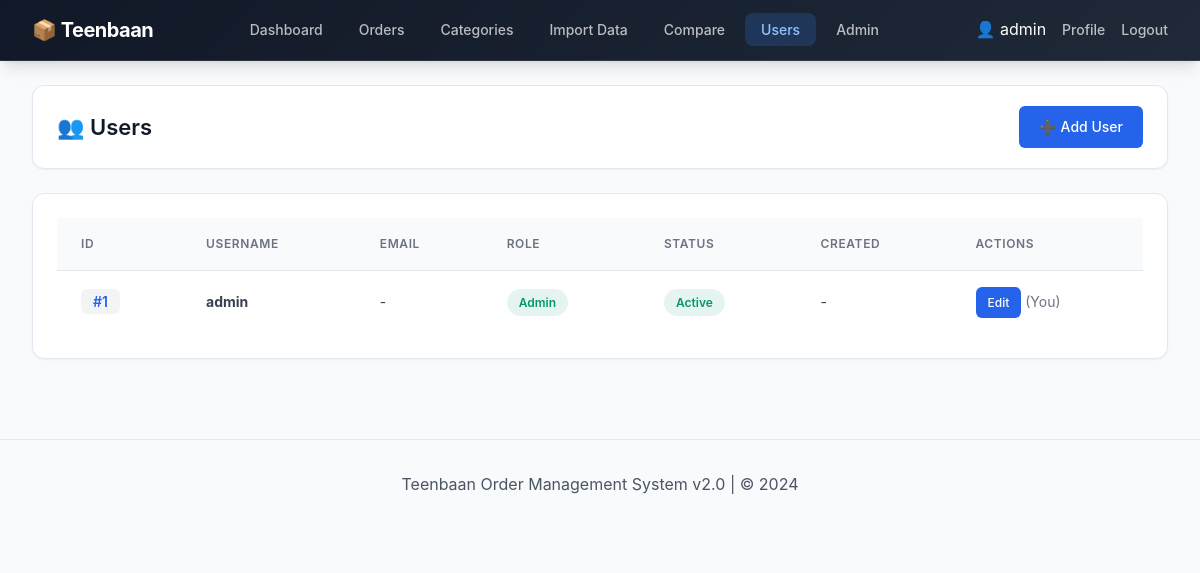
The app's page /users (signed in) with its own data.
### tables this page shows
CREATE TABLE users (
            id INTEGER PRIMARY KEY AUTOINCREMENT,
            username TEXT UNIQUE,
            password TEXT,
            role TEXT
        , email TEXT, status TEXT DEFAULT 'active', last_login TIMESTAMP);

### app.py (the view)
@app.route('/users')
@admin_required
def users():
    db = get_db()
    all_users = db.execute('SELECT * FROM users ORDER BY id DESC').fetchall()
    users_list = []
    for user in all_users:
        user_dict = dict(user)
        user_dict.setdefault('email', None)
        user_dict.setdefault('role', 'user')
        user_dict.setdefault('status', 'active')
        user_dict.setdefault('created_at', None)
        user_dict.setdefault('last_login', None)
        users_list.append(user_dict)
    return render_template('users.html', users=users_list)

### app.py (called while the page is built)
def get_db():
    db = getattr(g, '_database', None)
    if db is None:
        db = g._database = sqlite3.connect(DATABASE)
        db.row_factory = sqlite3.Row
    return db

@app.teardown_appcontext
def close_connection(exception):
    db = getattr(g, '_database', None)
    if db is not None:
        db.close()
        g._database = None

def admin_required(f):
    @wraps(f)
    def decorated_function(*args, **kwargs):
        if 'user_id' not in session:
            flash('Please log in to access this page.', 'error')
            return redirect(url_for('login'))
        if session.get('role') != 'admin':
            flash('Admin access required.', 'error')
            return redirect(url_for('dashboard'))
        return f(*args, **kwargs)
    return decorated_function

### templates/users.html (shortened to what this page needs)
{% extends "base.html" %}
{% block content %}
<div class="page-header">
    <div class="header-left">
        <h1>👥 Users</h1>
    </div>
    <div class="header-actions">
        <a href="{{ url_for('add_user') }}" class="btn btn-primary">➕ Add User</a>
    </div>
</div>
<div class="card">
    <div class="card-body">
        {% if users %}
        <div class="table-wrapper">
            <table>
                <thead>
                    <tr>
                        <th>ID</th>
                        <th>Username</th>
                        <th>Email</th>
                        <th>Role</th>
                        <th>Status</th>
                        <th>Created</th>
                        <th>Actions</th>
                    </tr>
                </thead>
                <tbody>
                    {% for user in users %}
                    <tr>
                        <td><span class="id-badge">#{{ user.id }}</span></td>
                        <td><strong>{{ user.username }}</strong></td>
                        <td>{{ user.email or '-' }}</td>
                        <td>
                            <span class="badge {{ 'badge-success' if user.role == 'admin' else 'badge-info' }}">
                                {{ user.role }}
                            </span>
                        </td>
                        <td>
                            <span class="badge {{ 'badge-success' if user.status == 'active' else 'badge-warning' }}">
                                {{ user.status }}
                            </span>
                        </td>
                        <td>{{ user.created_at or '-' }}</td>
                                                <td class="action-cell">
                            <a href="{{ url_for('edit_user', id=user.id) }}" class="btn btn-sm btn-primary">Edit</a>
                            {% if user.id != session.user_id %}
                            <a href="{{ url_for('toggle_user_status', id=user.id) }}" class="btn btn-sm btn-secondary">
                                {{ 'Deactivate' if user.status == 'active' else 'Activate' }}
                            </a>
                            <a href="{{ url_for('delete_user', id=user.id) }}" class="btn btn-sm btn-danger" onclick="return confirm('Delete this user?')">Delete</a>
                            {% else %}
                            <span class="text-muted">(You)</span>
                            {% endif %}
                        </td>
                    </tr>
                    {% endfor %}
                </tbody>
            </table>
        </div>
        {% endif %}
    </div>
</div>
{% endblock %}

### static/css/main.css (style rules this page uses)
:root { --primary: #2563eb; --primary-dark: #1d4ed8; --primary-light: #3b82f6; --gray-50: #f9fafb; --gray-100: #f3f4f6; --gray-200: #e5e7eb; --gray-300: #d1d5db; --gray-400: #9ca3af; --gray-500: #6b7280; --gray-600: #4b5563; --gray-700: #374151; --gray-800: #1f2937; --gray-900: #111827; --success: #059669; --success-light: #d1fae5; --warning: #d97706; --warning-light: #fef3c7; --danger: #dc2626; --danger-light: #fee2e2; --info: #0891b2; --info-light: #cffafe; --bg-primary: #f8fafc; --bg-secondary: #ffffff; --border-color: #e2e8f0; --shadow-sm: 0 1px 2px 0 rgb(0 0 0 / 0.05); --shadow: 0 1px 3px 0 rgb(0 0 0 / 0.1), 0 1px 2px -1px rgb(0 0 0 / 0.1); --shadow-md: 0 4px 6px -1px rgb(0 0 0 / 0.1), 0 2px 4px -2px rgb(0 0 0 / 0.1); --shadow-lg: 0 10px 15px -3px rgb(0 0 0 / 0.1), 0 4px 6px -4px rgb(0 0 0 / 0.1); --radius: 6px; --radius-md: 8px; --radius-lg: 12px; --radius-full: 9999px; --font-sans: 'Inter', -apple-system, BlinkMacSystemFont, 'Segoe UI', Roboto, sans-serif; --transition: 200ms ease; --container-max-width: 1400px; }
*, *::before, *::after { margin: 0; padding: 0; box-sizing: border-box; }
html { font-size: 16px; scroll-behavior: smooth; }
body { font-family: var(--font-sans); background: var(--bg-primary); color: var(--gray-800); line-height: 1.6; min-height: 100vh; }
a { color: var(--primary); text-decoration: none; transition: color var(--transition); }
h1, h2, h3, h4, h5, h6 { font-weight: 600; line-height: 1.3; color: var(--gray-900); }
h1 { font-size: 2rem; }
.text-muted { color: var(--gray-500); }
.page-header { display: flex; justify-content: space-between; align-items: center; margin-bottom: 1.5rem; padding: 1.25rem 1.5rem; background: var(--bg-secondary); border-radius: var(--radius-lg); box-shadow: var(--shadow-sm); border: 1px solid var(--border-color); flex-wrap: wrap; gap: 1rem; }
.page-header h1 { font-size: 1.375rem; font-weight: 600; color: var(--gray-900); }
.header-actions { display: flex; gap: 0.625rem; flex-wrap: wrap; }

### static/css/cards.css (style rules this page uses)
.card { background: var(--bg-secondary); border-radius: var(--radius-lg); box-shadow: var(--shadow-sm); margin-bottom: 1.5rem; border: 1px solid var(--border-color); overflow: hidden; }
.card-body { padding: 1.5rem; }

### static/css/buttons.css (style rules this page uses)
.btn { display: inline-flex; align-items: center; justify-content: center; gap: 0.5rem; padding: 0.625rem 1.25rem; border-radius: var(--radius); font-weight: 500; font-size: 0.875rem; text-decoration: none; cursor: pointer; border: none; transition: var(--transition); white-space: nowrap; }
.btn-primary { background: var(--primary); color: #ffffff; }
.btn-sm { padding: 0.375rem 0.75rem; font-size: 0.75rem; }

### static/css/tables.css (style rules this page uses)
.table-wrapper { overflow-x: auto; }
table { width: 100%; border-collapse: collapse; }
thead { background: var(--gray-50); }
th { padding: 1rem 1.5rem; text-align: left; font-weight: 600; font-size: 0.75rem; text-transform: uppercase; letter-spacing: 0.05em; color: var(--gray-500); white-space: nowrap; border-bottom: 1px solid var(--border-color); }
td { padding: 1rem 1.5rem; border-bottom: 1px solid var(--border-color); font-size: 0.875rem; color: var(--gray-700); }
tbody tr { transition: var(--transition); }
tbody tr:last-child td { border-bottom: none; }
.action-cell { white-space: nowrap; }
.id-badge { background: var(--gray-100); padding: 0.25rem 0.75rem; border-radius: var(--radius); font-weight: 600; font-size: 0.875rem; color: var(--primary); }

### static/css/badges.css (style rules this page uses)
.badge { display: inline-flex; align-items: center; padding: 0.25rem 0.75rem; border-radius: var(--radius-full); font-size: 0.75rem; font-weight: 600; text-transform: capitalize; }
.badge-success { background: rgba(5, 150, 105, 0.1); color: var(--success); }

### records on screen
users: id "1", username "admin", email "-", role "Admin", status "Active", created_at "-", shows "(You)"

### other values on screen
{{ session['username'] }} "admin"
